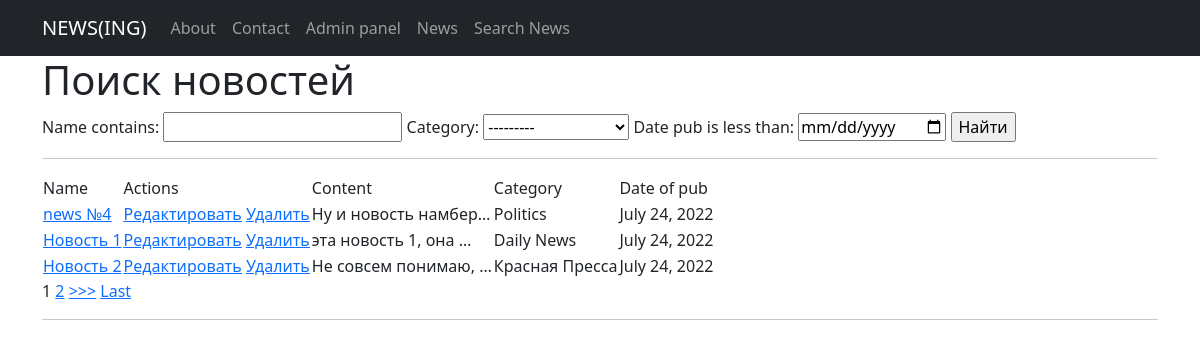
Page /news/search_news/ on the earlier database version.
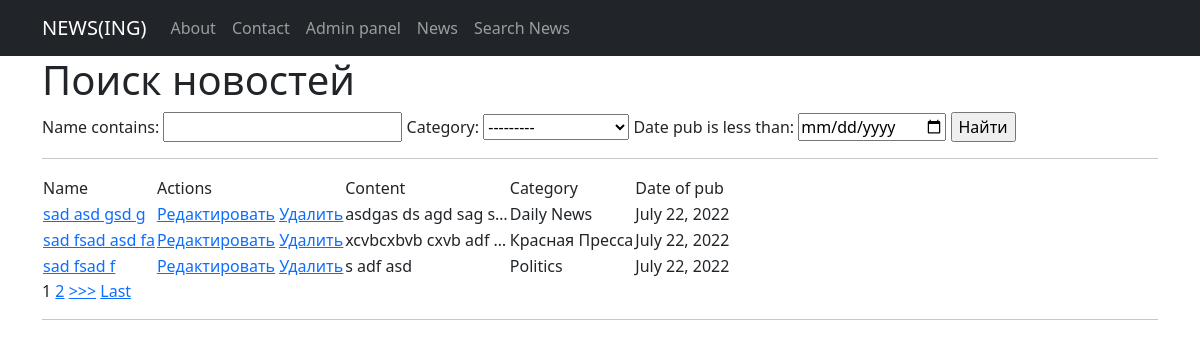
Same page on the later database version.
### News_feed_view/models.py (models this page shows, shortened)
class News(models.Model):
    name = models.CharField(
        max_length=124,
        unique=True
    )
    content = models.TextField()
    category = models.ForeignKey(
        to = 'Category',
        on_delete=models.CASCADE,
        related_name='news'
    )
    date_pub = models.DateField(auto_now=True)

class Category(models.Model):
    name = models.CharField(max_length=100, unique=True)
    def __str__(self):
        return self.name.title()

### News_feed_view/views.py (the view, shortened to what this page needs)
# urls.py: path('search_news/', SearchNews.as_view(), name = 'search_news'),
class SearchNews(ListView):
    model = News
    template_name = 'search_news.html'
    ordering = 'name'
    context_object_name = 'search_news'
    paginate_by = 3
    def get_queryset(self):
        queryset = super().get_queryset()
        return NewsSimpleFilter(self.request.GET, queryset=queryset).qs
    def get_context_data(self, **kwargs):
        context = super().get_context_data(**kwargs)
        context['filter'] = NewsSimpleFilter(self.request.GET, queryset=self.get_queryset())
        return context

### templates/search_news.html (shortened to what this page needs)
{% extends 'flatpages/default.html' %}
{% block content %}
<h1>Поиск новостей</h1>
<form method="GET">
    {{ filter.form }}
    <input type="submit" value="Найти">
</form>
<hr>
<table>
    <tr>
        <td> Name </td>
        <td> Actions </td>
        <td> Content </td>
        <td> Category </td>
        <td> Date of pub </td>
    </tr>
    {% for i in search_news %}
        <tr>
            <td> <a href="{% url 'news_detail' i.id %}"> {{i.name}} </a> </td>
            <td>
                <a href="{% url 'update_news' i.id %} "><u>Редактировать</u></a>
                <a href="{% url 'delete_news' i.id %} "><u> Удалить </u></a>
            </td>
            <td> {{ i.content|truncatechars:20 }} </td>
            <td> {{ i.category }} </td>
            <td> {{ i.date_pub }} </td>
        </tr>
    {% endfor %}
</table>
{% if is_paginated %}
    {% for num in page_obj.paginator.page_range %}
        {% if page_obj.number == num %}
            <a>{{ num }}</a>
        {% elif num > page_obj.number|add:'-3' and num < page_obj.number|add:'3' %}
            <a href="?page={{ num }}">{{ num }}</a>
        {% endif %}
    {% endfor %}
    {% if page_obj.has_next %}
        <a href="?page={{ page_obj.next_page_number }}">>>></a>
        <a href="?page={{ page_obj.paginator.num_pages }}">Last</a>
    {% endif %}
{% endif %}
<hr>
{% endblock content %}

Differences in the rows shown:
no longer on this page (row edited): News: name "news №4", content "Ну и новость намбер…", category "Politics", date_pub "July 24, 2022"
changed News "Daily News": name "Новость 1" → "sad asd gsd g"; content "эта новость 1, она …" → "asdgas ds agd sag s…"; date_pub "July 24, 2022" → "July 22, 2022"
changed News "Красная Пресса": name "Новость 2" → "sad fsad asd fa"; content "Не совсем понимаю, …" → "xcvbcxbvb cxvb adf …"; date_pub "July 24, 2022" → "July 22, 2022"
now on this page (row edited): News: name "sad fsad f", content "s adf asd", category "Politics", date_pub "July 22, 2022"
